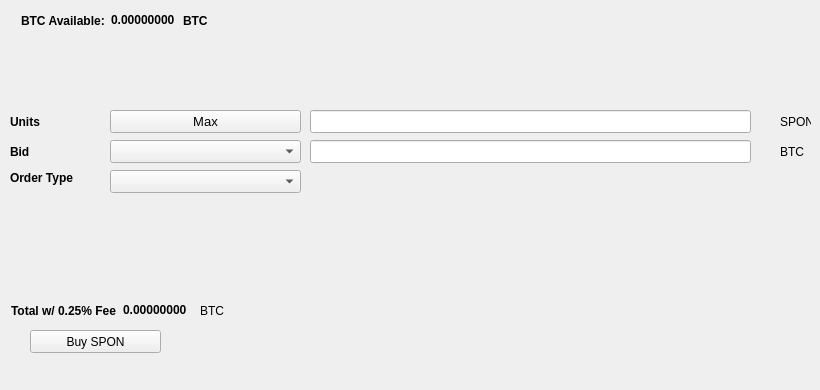
   <widget class="QWidget" name="BuyTab">
    <attribute name="title">
     <string>Buy</string>
    </attribute>
    <widget class="QPushButton" name="BuySPON">
     <property name="geometry">
      <rect>
       <x>30</x>
       <y>330</y>
       <width>131</width>
       <height>23</height>
      </rect>
     </property>
     <property name="text">
      <string>Buy SPON</string>
     </property>
     <property name="icon">
      <iconset resource="../spon.qrc">
       <normaloff>:/icons/bitcoin</normaloff>:/icons/bitcoin</iconset>
     </property>
    </widget>
    <widget class="QLabel" name="label_3">
     <property name="geometry">
      <rect>
       <x>10</x>
       <y>110</y>
       <width>46</width>
       <height>23</height>
      </rect>
     </property>
     <property name="font">
      <font>
       <weight>75</weight>
       <bold>true</bold>
      </font>
     </property>
     <property name="text">
      <string>Units</string>
     </property>
    </widget>
    <widget class="QLineEdit" name="UnitsInput">
     <property name="geometry">
      <rect>
       <x>310</x>
       <y>110</y>
       <width>441</width>
       <height>23</height>
      </rect>
     </property>
     <property name="font">
      <font>
       <pointsize>9</pointsize>
       <weight>75</weight>
       <bold>true</bold>
      </font>
     </property>
    </widget>
    <widget class="QLineEdit" name="BuyBidPriceEdit">
     <property name="geometry">
      <rect>
       <x>310</x>
       <y>140</y>
       <width>441</width>
       <height>23</height>
      </rect>
     </property>
     <property name="font">
      <font>
       <pointsize>9</pointsize>
       <weight>75</weight>
       <bold>true</bold>
      </font>
     </property>
    </widget>
    <widget class="QLabel" name="label_4">
     <property name="geometry">
      <rect>
       <x>780</x>
       <y>110</y>
       <width>31</width>
       <height>23</height>
      </rect>
     </property>
     <property name="text">
      <string>SPON</string>
     </property>
    </widget>
    <widget class="QLabel" name="label_5">
     <property name="geometry">
      <rect>
       <x>780</x>
       <y>140</y>
       <width>31</width>
       <height>23</height>
      </rect>
     </property>
     <property name="text">
      <string>BTC</string>
     </property>
    </widget>
    <widget class="QLabel" name="label_6">
     <property name="geometry">
      <rect>
       <x>10</x>
       <y>140</y>
       <width>46</width>
       <height>23</height>
      </rect>
     </property>
     <property name="font">
      <font>
       <weight>75</weight>
       <bold>true</bold>
      </font>
     </property>
     <property name="text">
      <string>Bid</string>
     </property>
    </widget>
    <widget class="QLabel" name="label_7">
     <property name="geometry">
      <rect>
       <x>10</x>
       <y>170</y>
       <width>91</width>
       <height>16</height>
      </rect>
     </property>
     <property name="font">
      <font>
       <weight>75</weight>
       <bold>true</bold>
      </font>
     </property>
     <property name="text">
      <string>Order Type</string>
     </property>
    </widget>
    <widget class="QPushButton" name="Buy_Max_Amount">
     <property name="geometry">
      <rect>
       <x>110</x>
       <y>110</y>
       <width>191</width>
       <height>23</height>
      </rect>
     </property>
     <property name="font">
      <font>
       <pointsize>10</pointsize>
      </font>
     </property>
     <property name="text">
      <string>Max</string>
     </property>
    </widget>
    <widget class="QComboBox" name="BuyBidcomboBox">
     <property name="geometry">
      <rect>
       <x>110</x>
       <y>140</y>
       <width>191</width>
       <height>23</height>
      </rect>
     </property>
     <property name="font">
      <font>
       <pointsize>10</pointsize>
      </font>
     </property>
    </widget>
    <widget class="QComboBox" name="buyOrdertypeCombo">
     <property name="geometry">
      <rect>
       <x>110</x>
       <y>170</y>
       <width>191</width>
       <height>23</height>
      </rect>
     </property>
     <property name="font">
      <font>
       <pointsize>10</pointsize>
      </font>
     </property>
    </widget>
    <widget class="QWidget" name="layoutWidget1">
     <property name="geometry">
      <rect>
       <x>21</x>
       <y>11</y>
       <width>227</width>
       <height>19</height>
      </rect>
     </property>
     <layout class="QHBoxLayout" name="horizontalLayout_3">
      <item>
       <widget class="QLabel" name="label232">
        <property name="font">
         <font>
          <weight>75</weight>
          <bold>true</bold>
         </font>
        </property>
        <property name="text">
         <string>BTC Available:</string>
        </property>
       </widget>
      </item>
      <item>
       <widget class="QLabel" name="BtcAvailableLbl">
        <property name="palette">
         <palette>
          <active>
           <colorrole role="WindowText">
            <brush brushstyle="SolidPattern">
             <color alpha="255">
              <red>0</red>
              <green>0</green>
              <blue>0</blue>
             </color>
            </brush>
           </colorrole>
           <colorrole role="Button">
            <brush brushstyle="SolidPattern">
             <color alpha="255">
              <red>0</red>
              <green>170</green>
              <blue>0</blue>
             </color>
            </brush>
           </colorrole>
           <colorrole role="Light">
            <brush brushstyle="SolidPattern">
             <color alpha="255">
              <red>0</red>
              <green>255</green>
              <blue>0</blue>
             </color>
            </brush>
           </colorrole>
           <colorrole role="Midlight">
            <brush brushstyle="SolidPattern">
             <color alpha="255">
              <red>0</red>
              <green>212</green>
              <blue>0</blue>
             </color>
            </brush>
           </colorrole>
           <colorrole role="Dark">
            <brush brushstyle="SolidPattern">
             <color alpha="255">
              <red>0</red>
              <green>85</green>
              <blue>0</blue>
             </color>
            </brush>
           </colorrole>
           <colorrole role="Mid">
            <brush brushstyle="SolidPattern">
             <color alpha="255">
              <red>0</red>
              <green>113</green>
              <blue>0</blue>
             </color>
            </brush>
           </colorrole>
           <colorrole role="Text">
            <brush brushstyle="SolidPattern">
             <color alpha="255">
              <red>0</red>
              <green>170</green>
              <blue>0</blue>
             </color>
            </brush>
           </colorrole>
           <colorrole role="BrightText">
            <brush brushstyle="SolidPattern">
             <color alpha="255">
              <red>255</red>
              <green>255</green>
              <blue>255</blue>
             </color>
            </brush>
           </colorrole>
           <colorrole role="ButtonText">
            <brush brushstyle="SolidPattern">
             <color alpha="255">
              <red>0</red>
              <green>0</green>
              <blue>0</blue>
             </color>
            </brush>
           </colorrole>
           <colorrole role="Base">
            <brush brushstyle="SolidPattern">
             <color alpha="255">
              <red>255</red>
              <green>255</green>
              <blue>255</blue>
             </color>
            </brush>
           </colorrole>
           <colorrole role="Window">
            <brush brushstyle="SolidPattern">
             <color alpha="255">
              <red>0</red>
              <green>170</green>
              <blue>0</blue>
             </color>
            </brush>
           </colorrole>
           <colorrole role="Shadow">
            <brush brushstyle="SolidPattern">
             <color alpha="255">
              <red>0</red>
              <green>0</green>
              <blue>0</blue>
             </color>
            </brush>
           </colorrole>
           <colorrole role="AlternateBase">
            <brush brushstyle="SolidPattern">
             <color alpha="255">
              <red>127</red>
              <green>212</green>
              <blue>127</blue>
             </color>
            </brush>
           </colorrole>
           <colorrole role="ToolTipBase">
            <brush brushstyle="SolidPattern">
             <color alpha="255">
              <red>255</red>
              <green>255</green>
              <blue>220</blue>
             </color>
            </brush>
           </colorrole>
           <colorrole role="ToolTipText">
            <brush brushstyle="SolidPattern">
             <color alpha="255">
              <red>0</red>
              <green>0</green>
              <blue>0</blue>
             </color>
            </brush>
           </colorrole>
          </active>
          <inactive>
           <colorrole role="WindowText">
            <brush brushstyle="SolidPattern">
             <color alpha="255">
              <red>0</red>
              <green>0</green>
              <blue>0</blue>
             </color>
            </brush>
           </colorrole>
           <colorrole role="Button">
            <brush brushstyle="SolidPattern">
             <color alpha="255">
              <red>0</red>
              <green>170</green>
              <blue>0</blue>
             </color>
            </brush>
           </colorrole>
           <colorrole role="Light">
            <brush brushstyle="SolidPattern">
             <color alpha="255">
              <red>0</red>
              <green>255</green>
              <blue>0</blue>
             </color>
            </brush>
           </colorrole>
           <colorrole role="Midlight">
            <brush brushstyle="SolidPattern">
             <color alpha="255">
              <red>0</red>
              <green>212</green>
              <blue>0</blue>
             </color>
            </brush>
           </colorrole>
           <colorrole role="Dark">
            <brush brushstyle="SolidPattern">
             <color alpha="255">
              <red>0</red>
              <green>85</green>
              <blue>0</blue>
             </color>
            </brush>
           </colorrole>
           <colorrole role="Mid">
            <brush brushstyle="SolidPattern">
             <color alpha="255">
              <red>0</red>
              <green>113</green>
              <blue>0</blue>
             </color>
            </brush>
           </colorrole>
           <colorrole role="Text">
            <brush brushstyle="SolidPattern">
             <color alpha="255">
              <red>0</red>
              <green>170</green>
              <blue>0</blue>
             </color>
            </brush>
           </colorrole>
           <colorrole role="BrightText">
            <brush brushstyle="SolidPattern">
             <color alpha="255">
              <red>255</red>
              <green>255</green>
              <blue>255</blue>
             </color>
            </brush>
           </colorrole>
           <colorrole role="ButtonText">
            <brush brushstyle="SolidPattern">
             <color alpha="255">
              <red>0</red>
              <green>0</green>
              <blue>0</blue>
             </color>
            </brush>
           </colorrole>
           <colorrole role="Base">
            <brush brushstyle="SolidPattern">
             <color alpha="255">
              <red>255</red>
              <green>255</green>
              <blue>255</blue>
             </color>
            </brush>
           </colorrole>
           <colorrole role="Window">
            <brush brushstyle="SolidPattern">
             <color alpha="255">
              <red>0</red>
              <green>170</green>
              <blue>0</blue>
             </color>
            </brush>
           </colorrole>
           <colorrole role="Shadow">
            <brush brushstyle="SolidPattern">
             <color alpha="255">
              <red>0</red>
              <green>0</green>
              <blue>0</blue>
             </color>
            </brush>
           </colorrole>
           <colorrole role="AlternateBase">
            <brush brushstyle="SolidPattern">
             <color alpha="255">
              <red>127</red>
              <green>212</green>
              <blue>127</blue>
             </color>
            </brush>
           </colorrole>
           <colorrole role="ToolTipBase">
            <brush brushstyle="SolidPattern">
             <color alpha="255">
              <red>255</red>
              <green>255</green>
              <blue>220</blue>
             </color>
            </brush>
           </colorrole>
           <colorrole role="ToolTipText">
            <brush brushstyle="SolidPattern">
             <color alpha="255">
              <red>0</red>
              <green>0</green>
              <blue>0</blue>
             </color>
            </brush>
           </colorrole>
          </inactive>
          <disabled>
           <colorrole role="WindowText">
            <brush brushstyle="SolidPattern">
             <color alpha="255">
              <red>0</red>
              <green>85</green>
              <blue>0</blue>
             </color>
            </brush>
           </colorrole>
           <colorrole role="Button">
            <brush brushstyle="SolidPattern">
             <color alpha="255">
              <red>0</red>
              <green>170</green>
              <blue>0</blue>
             </color>
            </brush>
           </colorrole>
           <colorrole role="Light">
            <brush brushstyle="SolidPattern">
             <color alpha="255">
              <red>0</red>
              <green>255</green>
              <blue>0</blue>
             </color>
            </brush>
           </colorrole>
           <colorrole role="Midlight">
            <brush brushstyle="SolidPattern">
             <color alpha="255">
              <red>0</red>
              <green>212</green>
              <blue>0</blue>
             </color>
            </brush>
           </colorrole>
           <colorrole role="Dark">
            <brush brushstyle="SolidPattern">
             <color alpha="255">
              <red>0</red>
              <green>85</green>
              <blue>0</blue>
             </color>
            </brush>
           </colorrole>
           <colorrole role="Mid">
            <brush brushstyle="SolidPattern">
             <color alpha="255">
              <red>0</red>
              <green>113</green>
              <blue>0</blue>
             </color>
            </brush>
           </colorrole>
           <colorrole role="Text">
            <brush brushstyle="SolidPattern">
             <color alpha="255">
              <red>0</red>
              <green>85</green>
              <blue>0</blue>
             </color>
            </brush>
           </colorrole>
           <colorrole role="BrightText">
            <brush brushstyle="SolidPattern">
             <color alpha="255">
              <red>255</red>
              <green>255</green>
              <blue>255</blue>
             </color>
            </brush>
           </colorrole>
           <colorrole role="ButtonText">
            <brush brushstyle="SolidPattern">
             <color alpha="255">
              <red>0</red>
              <green>85</green>
              <blue>0</blue>
             </color>
            </brush>
           </colorrole>
           <colorrole role="Base">
            <brush brushstyle="SolidPattern">
             <color alpha="255">
              <red>0</red>
              <green>170</green>
              <blue>0</blue>
             </color>
            </brush>
           </colorrole>
           <colorrole role="Window">
            <brush brushstyle="SolidPattern">
             <color alpha="255">
              <red>0</red>
              <green>170</green>
              <blue>0</blue>
             </color>
            </brush>
           </colorrole>
           <colorrole role="Shadow">
            <brush brushstyle="SolidPattern">
             <color alpha="255">
              <red>0</red>
              <green>0</green>
              <blue>0</blue>
             </color>
            </brush>
           </colorrole>
           <colorrole role="AlternateBase">
            <brush brushstyle="SolidPattern">
             <color alpha="255">
              <red>0</red>
              <green>170</green>
              <blue>0</blue>
             </color>
            </brush>
           </colorrole>
           <colorrole role="ToolTipBase">
            <brush brushstyle="SolidPattern">
             <color alpha="255">
              <red>255</red>
              <green>255</green>
              <blue>220</blue>
             </color>
            </brush>
           </colorrole>
           <colorrole role="ToolTipText">
            <brush brushstyle="SolidPattern">
             <color alpha="255">
              <red>0</red>
              <green>0</green>
              <blue>0</blue>
             </color>
            </brush>
           </colorrole>
          </disabled>
         </palette>
        </property>
        <property name="font">
         <font>
          <weight>75</weight>
          <bold>true</bold>
         </font>
        </property>
        <property name="text">
         <string>0.00000000</string>
        </property>
        <property name="textInteractionFlags">
         <set>Qt::LinksAccessibleByMouse|Qt::TextSelectableByKeyboard|Qt::TextSelectableByMouse</set>
        </property>
       </widget>
      </item>
      <item>
       <widget class="QLabel" name="BtcAvailableLbl_2">
        <property name="font">
         <font>
          <weight>75</weight>
          <bold>true</bold>
         </font>
        </property>
        <property name="text">
         <string>BTC</string>
        </property>
       </widget>
      </item>
     </layout>
    </widget>
    <widget class="QWidget" name="layoutWidge2">
     <property name="geometry">
      <rect>
       <x>11</x>
       <y>301</y>
       <width>259</width>
       <height>19</height>
      </rect>
     </property>
     <layout class="QHBoxLayout" name="horizontalLayout_4">
      <item>
       <widget class="QLabel" name="label_9">
        <property name="font">
         <font>
          <weight>75</weight>
          <bold>true</bold>
         </font>
        </property>
        <property name="text">
         <string>Total w/ 0.25% Fee</string>
        </property>
       </widget>
      </item>
      <item>
       <widget class="QLabel" name="BuyCostLabel">
        <property name="palette">
         <palette>
          <active>
           <colorrole role="WindowText">
            <brush brushstyle="SolidPattern">
             <color alpha="255">
              <red>0</red>
              <green>0</green>
              <blue>0</blue>
             </color>
            </brush>
           </colorrole>
           <colorrole role="Button">
            <brush brushstyle="SolidPattern">
             <color alpha="255">
              <red>0</red>
              <green>170</green>
              <blue>0</blue>
             </color>
            </brush>
           </colorrole>
           <colorrole role="Light">
            <brush brushstyle="SolidPattern">
             <color alpha="255">
              <red>0</red>
              <green>255</green>
              <blue>0</blue>
             </color>
            </brush>
           </colorrole>
           <colorrole role="Midlight">
            <brush brushstyle="SolidPattern">
             <color alpha="255">
              <red>0</red>
              <green>212</green>
              <blue>0</blue>
             </color>
            </brush>
           </colorrole>
           <colorrole role="Dark">
            <brush brushstyle="SolidPattern">
             <color alpha="255">
              <red>0</red>
              <green>85</green>
              <blue>0</blue>
             </color>
            </brush>
           </colorrole>
           <colorrole role="Mid">
            <brush brushstyle="SolidPattern">
             <color alpha="255">
              <red>0</red>
              <green>113</green>
              <blue>0</blue>
             </color>
            </brush>
           </colorrole>
           <colorrole role="Text">
            <brush brushstyle="SolidPattern">
             <color alpha="255">
              <red>0</red>
              <green>170</green>
              <blue>0</blue>
             </color>
            </brush>
           </colorrole>
           <colorrole role="BrightText">
            <brush brushstyle="SolidPattern">
             <color alpha="255">
              <red>255</red>
              <green>255</green>
              <blue>255</blue>
             </color>
            </brush>
           </colorrole>
           <colorrole role="ButtonText">
            <brush brushstyle="SolidPattern">
             <color alpha="255">
              <red>0</red>
              <green>0</green>
              <blue>0</blue>
             </color>
            </brush>
           </colorrole>
           <colorrole role="Base">
            <brush brushstyle="SolidPattern">
             <color alpha="255">
              <red>255</red>
              <green>255</green>
              <blue>255</blue>
             </color>
            </brush>
           </colorrole>
           <colorrole role="Window">
            <brush brushstyle="SolidPattern">
             <color alpha="255">
              <red>0</red>
              <green>170</green>
              <blue>0</blue>
             </color>
            </brush>
           </colorrole>
           <colorrole role="Shadow">
            <brush brushstyle="SolidPattern">
             <color alpha="255">
              <red>0</red>
              <green>0</green>
              <blue>0</blue>
             </color>
            </brush>
           </colorrole>
           <colorrole role="AlternateBase">
            <brush brushstyle="SolidPattern">
             <color alpha="255">
              <red>127</red>
              <green>212</green>
              <blue>127</blue>
             </color>
            </brush>
           </colorrole>
           <colorrole role="ToolTipBase">
            <brush brushstyle="SolidPattern">
             <color alpha="255">
              <red>255</red>
              <green>255</green>
              <blue>220</blue>
             </color>
            </brush>
           </colorrole>
           <colorrole role="ToolTipText">
            <brush brushstyle="SolidPattern">
             <color alpha="255">
              <red>0</red>
              <green>0</green>
              <blue>0</blue>
             </color>
            </brush>
           </colorrole>
          </active>
          <inactive>
           <colorrole role="WindowText">
            <brush brushstyle="SolidPattern">
             <color alpha="255">
              <red>0</red>
              <green>0</green>
              <blue>0</blue>
             </color>
            </brush>
           </colorrole>
           <colorrole role="Button">
            <brush brushstyle="SolidPattern">
             <color alpha="255">
              <red>0</red>
              <green>170</green>
              <blue>0</blue>
             </color>
            </brush>
           </colorrole>
           <colorrole role="Light">
            <brush brushstyle="SolidPattern">
             <color alpha="255">
              <red>0</red>
              <green>255</green>
              <blue>0</blue>
             </color>
            </brush>
           </colorrole>
           <colorrole role="Midlight">
            <brush brushstyle="SolidPattern">
             <color alpha="255">
              <red>0</red>
              <green>212</green>
              <blue>0</blue>
             </color>
            </brush>
           </colorrole>
           <colorrole role="Dark">
            <brush brushstyle="SolidPattern">
             <color alpha="255">
              <red>0</red>
              <green>85</green>
              <blue>0</blue>
             </color>
            </brush>
           </colorrole>
           <colorrole role="Mid">
            <brush brushstyle="SolidPattern">
             <color alpha="255">
              <red>0</red>
              <green>113</green>
              <blue>0</blue>
             </color>
            </brush>
           </colorrole>
           <colorrole role="Text">
            <brush brushstyle="SolidPattern">
             <color alpha="255">
              <red>0</red>
              <green>170</green>
              <blue>0</blue>
             </color>
            </brush>
           </colorrole>
           <colorrole role="BrightText">
            <brush brushstyle="SolidPattern">
             <color alpha="255">
              <red>255</red>
              <green>255</green>
              <blue>255</blue>
             </color>
            </brush>
           </colorrole>
           <colorrole role="ButtonText">
            <brush brushstyle="SolidPattern">
             <color alpha="255">
              <red>0</red>
              <green>0</green>
              <blue>0</blue>
             </color>
            </brush>
           </colorrole>
           <colorrole role="Base">
            <brush brushstyle="SolidPattern">
             <color alpha="255">
              <red>255</red>
              <green>255</green>
              <blue>255</blue>
             </color>
            </brush>
           </colorrole>
           <colorrole role="Window">
            <brush brushstyle="SolidPattern">
             <color alpha="255">
              <red>0</red>
              <green>170</green>
              <blue>0</blue>
             </color>
            </brush>
           </colorrole>
           <colorrole role="Shadow">
            <brush brushstyle="SolidPattern">
             <color alpha="255">
              <red>0</red>
              <green>0</green>
              <blue>0</blue>
             </color>
            </brush>
           </colorrole>
           <colorrole role="AlternateBase">
            <brush brushstyle="SolidPattern">
             <color alpha="255">
              <red>127</red>
              <green>212</green>
              <blue>127</blue>
             </color>
            </brush>
           </colorrole>
           <colorrole role="ToolTipBase">
            <brush brushstyle="SolidPattern">
             <color alpha="255">
              <red>255</red>
              <green>255</green>
              <blue>220</blue>
             </color>
            </brush>
           </colorrole>
           <colorrole role="ToolTipText">
            <brush brushstyle="SolidPattern">
             <color alpha="255">
              <red>0</red>
              <green>0</green>
              <blue>0</blue>
             </color>
            </brush>
           </colorrole>
          </inactive>
          <disabled>
           <colorrole role="WindowText">
            <brush brushstyle="SolidPattern">
             <color alpha="255">
              <red>0</red>
              <green>85</green>
              <blue>0</blue>
             </color>
            </brush>
           </colorrole>
           <colorrole role="Button">
            <brush brushstyle="SolidPattern">
             <color alpha="255">
              <red>0</red>
              <green>170</green>
              <blue>0</blue>
             </color>
            </brush>
           </colorrole>
           <colorrole role="Light">
            <brush brushstyle="SolidPattern">
             <color alpha="255">
              <red>0</red>
              <green>255</green>
              <blue>0</blue>
             </color>
            </brush>
           </colorrole>
           <colorrole role="Midlight">
            <brush brushstyle="SolidPattern">
             <color alpha="255">
              <red>0</red>
              <green>212</green>
              <blue>0</blue>
             </color>
            </brush>
           </colorrole>
           <colorrole role="Dark">
            <brush brushstyle="SolidPattern">
             <color alpha="255">
              <red>0</red>
              <green>85</green>
              <blue>0</blue>
             </color>
            </brush>
           </colorrole>
           <colorrole role="Mid">
            <brush brushstyle="SolidPattern">
             <color alpha="255">
              <red>0</red>
              <green>113</green>
              <blue>0</blue>
             </color>
            </brush>
           </colorrole>
           <colorrole role="Text">
            <brush brushstyle="SolidPattern">
             <color alpha="255">
              <red>0</red>
              <green>85</green>
              <blue>0</blue>
             </color>
            </brush>
           </colorrole>
           <colorrole role="BrightText">
            <brush brushstyle="SolidPattern">
             <color alpha="255">
              <red>255</red>
              <green>255</green>
              <blue>255</blue>
             </color>
            </brush>
           </colorrole>
           <colorrole role="ButtonText">
            <brush brushstyle="SolidPattern">
             <color alpha="255">
              <red>0</red>
              <green>85</green>
              <blue>0</blue>
             </color>
            </brush>
           </colorrole>
           <colorrole role="Base">
            <brush brushstyle="SolidPattern">
             <color alpha="255">
              <red>0</red>
              <green>170</green>
              <blue>0</blue>
             </color>
            </brush>
           </colorrole>
           <colorrole role="Window">
            <brush brushstyle="SolidPattern">
             <color alpha="255">
              <red>0</red>
              <green>170</green>
              <blue>0</blue>
             </color>
            </brush>
           </colorrole>
           <colorrole role="Shadow">
            <brush brushstyle="SolidPattern">
             <color alpha="255">
              <red>0</red>
              <green>0</green>
              <blue>0</blue>
             </color>
            </brush>
           </colorrole>
           <colorrole role="AlternateBase">
            <brush brushstyle="SolidPattern">
             <color alpha="255">
              <red>0</red>
              <green>170</green>
              <blue>0</blue>
             </color>
            </brush>
           </colorrole>
           <colorrole role="ToolTipBase">
            <brush brushstyle="SolidPattern">
             <color alpha="255">
              <red>255</red>
              <green>255</green>
              <blue>220</blue>
             </color>
            </brush>
           </colorrole>
           <colorrole role="ToolTipText">
            <brush brushstyle="SolidPattern">
             <color alpha="255">
              <red>0</red>
              <green>0</green>
              <blue>0</blue>
             </color>
            </brush>
           </colorrole>
          </disabled>
         </palette>
        </property>
        <property name="font">
         <font>
          <weight>75</weight>
          <bold>true</bold>
         </font>
        </property>
        <property name="autoFillBackground">
         <bool>false</bool>
        </property>
        <property name="text">
         <string>0.00000000</string>
        </property>
        <property name="textInteractionFlags">
         <set>Qt::LinksAccessibleByMouse|Qt::TextSelectableByMouse</set>
        </property>
       </widget>
      </item>
      <item>
       <widget class="QLabel" name="label_10">
        <property name="font">
         <font>
          <weight>50</weight>
          <bold>false</bold>
         </font>
        </property>
        <property name="text">
         <string>BTC</string>
        </property>
       </widget>
      </item>
     </layout>
    </widget>
    <widget class="QLabel" name="label_24">
     <property name="geometry">
      <rect>
       <x>460</x>
       <y>300</y>
       <width>281</width>
       <height>81</height>
      </rect>
     </property>
     <property name="text">
      <string/>
     </property>
     <property name="pixmap">
      <pixmap>:/images/bittrex</pixmap>
     </property>
    </widget>
   </widget>
